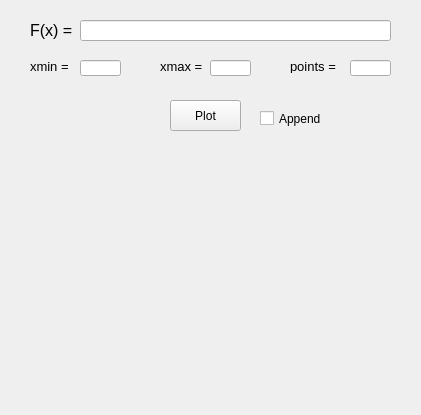
<?xml version="1.0" encoding="UTF-8"?>
<ui version="4.0">
 <class>Form</class>
 <widget class="QWidget" name="Form">
  <property name="geometry">
   <rect>
    <x>0</x>
    <y>0</y>
    <width>421</width>
    <height>415</height>
   </rect>
  </property>
  <property name="windowTitle">
   <string>Form</string>
  </property>
  <widget class="QLineEdit" name="fx">
   <property name="geometry">
    <rect>
     <x>80</x>
     <y>20</y>
     <width>311</width>
     <height>21</height>
    </rect>
   </property>
  </widget>
  <widget class="QLineEdit" name="xmin">
   <property name="geometry">
    <rect>
     <x>80</x>
     <y>60</y>
     <width>41</width>
     <height>16</height>
    </rect>
   </property>
  </widget>
  <widget class="QLabel" name="label">
   <property name="geometry">
    <rect>
     <x>30</x>
     <y>10</y>
     <width>47</width>
     <height>41</height>
    </rect>
   </property>
   <property name="font">
    <font>
     <pointsize>12</pointsize>
    </font>
   </property>
   <property name="text">
    <string>F(x) = </string>
   </property>
   <property name="textFormat">
    <enum>Qt::AutoText</enum>
   </property>
  </widget>
  <widget class="QLabel" name="label_2">
   <property name="geometry">
    <rect>
     <x>30</x>
     <y>60</y>
     <width>47</width>
     <height>13</height>
    </rect>
   </property>
   <property name="font">
    <font>
     <pointsize>10</pointsize>
    </font>
   </property>
   <property name="text">
    <string>xmin = </string>
   </property>
  </widget>
  <widget class="plot_area" name="plot_area" native="true">
   <property name="geometry">
    <rect>
     <x>10</x>
     <y>140</y>
     <width>401</width>
     <height>271</height>
    </rect>
   </property>
  </widget>
  <widget class="QLabel" name="label_3">
   <property name="geometry">
    <rect>
     <x>160</x>
     <y>60</y>
     <width>47</width>
     <height>13</height>
    </rect>
   </property>
   <property name="font">
    <font>
     <pointsize>10</pointsize>
    </font>
   </property>
   <property name="text">
    <string>xmax = </string>
   </property>
  </widget>
  <widget class="QLineEdit" name="xmax">
   <property name="geometry">
    <rect>
     <x>210</x>
     <y>60</y>
     <width>41</width>
     <height>16</height>
    </rect>
   </property>
  </widget>
  <widget class="QLabel" name="label_4">
   <property name="geometry">
    <rect>
     <x>290</x>
     <y>60</y>
     <width>47</width>
     <height>13</height>
    </rect>
   </property>
   <property name="font">
    <font>
     <pointsize>10</pointsize>
    </font>
   </property>
   <property name="text">
    <string>points =</string>
   </property>
  </widget>
  <widget class="QLineEdit" name="points">
   <property name="geometry">
    <rect>
     <x>350</x>
     <y>60</y>
     <width>41</width>
     <height>16</height>
    </rect>
   </property>
  </widget>
  <widget class="QPushButton" name="plot">
   <property name="geometry">
    <rect>
     <x>170</x>
     <y>100</y>
     <width>71</width>
     <height>31</height>
    </rect>
   </property>
   <property name="text">
    <string>Plot</string>
   </property>
  </widget>
  <widget class="QCheckBox" name="append">
   <property name="geometry">
    <rect>
     <x>260</x>
     <y>110</y>
     <width>70</width>
     <height>17</height>
    </rect>
   </property>
   <property name="text">
    <string>Append</string>
   </property>
  </widget>
 </widget>
 <customwidgets>
  <customwidget>
   <class>plot_area</class>
   <extends>QWidget</extends>
   <header>plot_area.h</header>
   <container>1</container>
  </customwidget>
 </customwidgets>
 <resources/>
 <connections/>
</ui>
